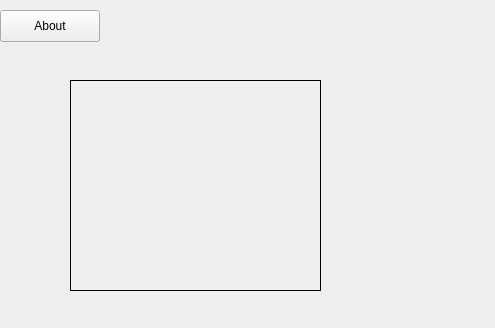
<?xml version="1.0" encoding="UTF-8"?>
<ui version="4.0">
 <class>Form</class>
 <widget class="QWidget" name="Form">
  <property name="geometry">
   <rect>
    <x>0</x>
    <y>0</y>
    <width>495</width>
    <height>328</height>
   </rect>
  </property>
  <property name="windowTitle">
   <string>Form</string>
  </property>
  <widget class="QPushButton" name="btnAbout">
   <property name="geometry">
    <rect>
     <x>0</x>
     <y>10</y>
     <width>100</width>
     <height>32</height>
    </rect>
   </property>
   <property name="text">
    <string>About</string>
   </property>
  </widget>
  <widget class="QWidget" name="widgetImg" native="true">
   <property name="geometry">
    <rect>
     <x>70</x>
     <y>80</y>
     <width>251</width>
     <height>211</height>
    </rect>
   </property>
   <property name="styleSheet">
    <string notr="true">border : 1px solid black</string>
   </property>
  </widget>
 </widget>
 <resources/>
 <connections/>
</ui>
